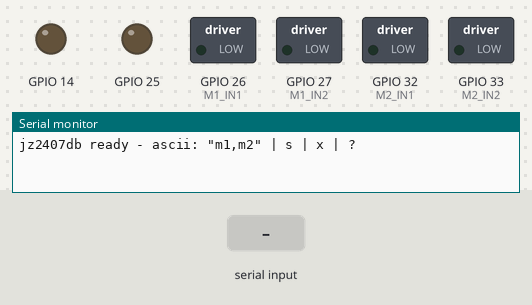
Simulated run of this sketch. Board: ESP32. Shown: switched loads named in the sketch (green lamp = pin HIGH), output pins drawn as LEDs (lit = HIGH), the last lines printed to the serial monitor. The test bench sets the inputs (shaded band).

Above: at 1.7 s.
1.8 s: "90 45\n" received over Serial
At 3.8 s:
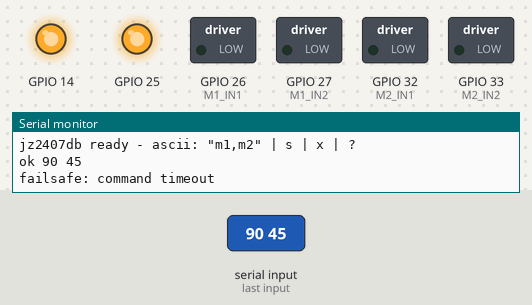
4.1 s: "s90\n" received over Serial
At 4.5 s:
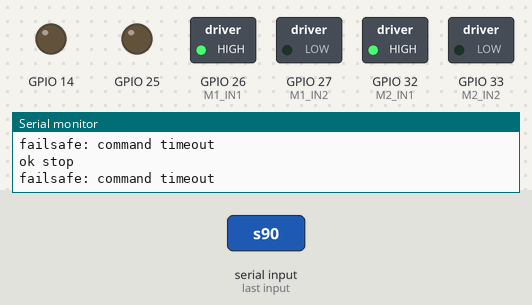
6.2 s: "30 150\n" received over Serial
At 6.35 s:
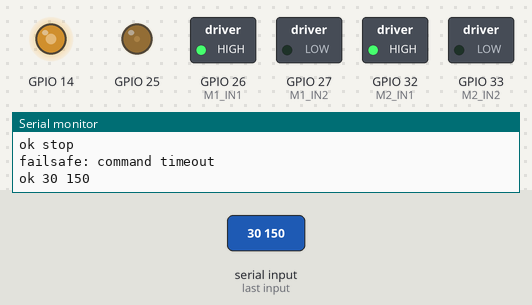
Timing chart, 0 to 9.2 s (numbered marks = the images above; inputs shaded):
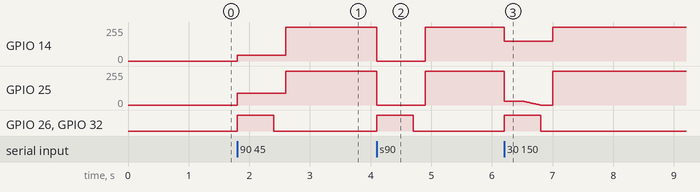

The sketch:

pingtung_contest.ino
```cpp
/*
 * JZ2407DB / MB-ELC-DUAL-MOTOR-DRV-7A  -  dual DC motor driver
 * ESP32 (LEDC hardware PWM), ramped braking, serial command interface.
 *
 * 24V 7A per channel, IN1/IN2 + EN interface.
 *
 * Control logic per channel:
 *   INx  INy  EN(PWM)   result
 *    0    0     0       coast (outputs disabled)
 *    0    0     1       brake (both low-side FETs on, motor shorted)
 *    0    0    PWM      PROPORTIONAL BRAKE - duty on EN sets holding force
 *    1    0    PWM      forward at duty
 *    0    1    PWM      reverse at duty
 *
 * The driver accepts 3.3V logic directly - no level shifter needed.
 *
 * Minimum valid pulse width on EN is 5 us. At the 5 kHz set below the period
 * is 200 us, so duty values under about 7/255 produce nothing.
 *
 * WIRING
 *   Driver VM / GND   -> 7..24 V supply
 *   Driver GND        -> ESP32 GND     (COMMON GROUND IS MANDATORY)
 *   Motor 1           -> OUT1 / OUT2
 *   Motor 2           -> OUT3 / OUT4
 *   Never power the motors from the ESP32 3V3 or VIN rail.
 *
 * WARNING: braking a spinning motor pushes current back toward the supply.
 * A battery absorbs it; a bench PSU will trip OVP. On a PSU keep the brake
 * ramp gentle and fit >= 1000 uF across the driver's supply pins.
 *
 * ============================ SERIAL PROTOCOL ============================
 * Two framings are accepted on the same port; the parser auto-detects which.
 *
 * A) BINARY (use this for a host program) - 7 bytes, little-endian:
 *
 *      0xAA  0xA5  |  int16 m1  |  int16 m2  |  uint8 crc8
 *      <-- sync -->   <------ 4 byte payload ------>  over payload only
 *
 *    crc8: poly 0x07, init 0x00, computed over the 4 payload bytes.
 *    Values are clamped to -255..255. Sign = direction, magnitude = duty.
 *    Python:  struct.pack('<BBhhB', 0xAA, 0xA5, m1, m2, crc)
 *
 * B) ASCII (use this from a serial monitor) - one line, newline terminated:
 *
 *      -120,255      or      -120 255
 *      s             stop now (slow brake profile)
 *      x             coast
 *      ?             print status
 *
 * FAILSAFE: if no valid command arrives within CMD_TIMEOUT_MS the slow brake
 * profile runs automatically. Keep the host sending, even when sending zeros.
 * ========================================================================
 */

// ---------------- pin map (safe GPIOs on a classic ESP32 DevKit) -------------
// Avoided: 0/2/5/12/15 (strapping), 6-11 (flash), 34-39 (input only).
const uint8_t M1_IN1 = 26;   // motor 1 direction A
const uint8_t M1_IN2 = 27;   // motor 1 direction B
const uint8_t M1_EN  = 25;   // motor 1 PWM

const uint8_t M2_IN1 = 32;   // motor 2 direction A
const uint8_t M2_IN2 = 33;   // motor 2 direction B
const uint8_t M2_EN  = 14;   // motor 2 PWM

// If a motor turns the wrong way, flip these instead of rewiring.
const bool M1_INVERT = false;
const bool M2_INVERT = false;

// ---------------- PWM config ----------------
const uint32_t PWM_FREQ = 5000;   // Hz
const uint8_t  PWM_RES  = 8;      // bits -> duty range 0..255

const uint8_t M1_CH = 0;          // LEDC channels (core 2.x only)
const uint8_t M2_CH = 1;

#if ESP_ARDUINO_VERSION_MAJOR >= 3
  #define PWM_SETUP(pin, ch)   ledcAttach((pin), PWM_FREQ, PWM_RES)
  #define PWM_WRITE(pin, ch, duty) ledcWrite((pin), (duty))
#else
  #define PWM_SETUP(pin, ch)   do { ledcSetup((ch), PWM_FREQ, PWM_RES); \
                                    ledcAttachPin((pin), (ch)); } while (0)
  #define PWM_WRITE(pin, ch, duty) ledcWrite((ch), (duty))
#endif

// ---------------- serial config ----------------
const uint32_t SERIAL_BAUD    = 115200;
const uint16_t CMD_TIMEOUT_MS = 300;    // failsafe window
const bool     SOFT_STOP_ON_ZERO = true;// commanded 0,0 -> ramped stop
const bool     ASCII_ACK      = true;   // echo "ok m1 m2" for ASCII commands

// ---------------- motor state ----------------
struct MotorState {
  bool dir;        // last commanded direction
  int  pwm;        // last commanded drive duty, 0..255
};
static MotorState st1 = {true, 0};
static MotorState st2 = {true, 0};

void brakeProfileCancel();               // fwd decl

// ---------------- core API ----------------
// directions: true = forward, false = reverse.  pwm: 0..255 (0 = hard brake).

void motor1(bool directions, int pwm) {
  if (pwm < 0)   pwm = 0;
  if (pwm > 255) pwm = 255;

  brakeProfileCancel();                 // an explicit command wins
  st1.dir = directions;
  st1.pwm = pwm;

  bool dir = M1_INVERT ? !directions : directions;

  if (pwm == 0) {                       // hard brake
    digitalWrite(M1_IN1, LOW);
    digitalWrite(M1_IN2, LOW);
    PWM_WRITE(M1_EN, M1_CH, 255);
    return;
  }

  digitalWrite(M1_IN1, dir ? HIGH : LOW);
  digitalWrite(M1_IN2, dir ? LOW  : HIGH);
  PWM_WRITE(M1_EN, M1_CH, pwm);
}

void motor2(bool directions, int pwm) {
  if (pwm < 0)   pwm = 0;
  if (pwm > 255) pwm = 255;

  brakeProfileCancel();
  st2.dir = directions;
  st2.pwm = pwm;

  bool dir = M2_INVERT ? !directions : directions;

  if (pwm == 0) {
    digitalWrite(M2_IN1, LOW);
    digitalWrite(M2_IN2, LOW);
    PWM_WRITE(M2_EN, M2_CH, 255);
    return;
  }

  digitalWrite(M2_IN1, dir ? HIGH : LOW);
  digitalWrite(M2_IN2, dir ? LOW  : HIGH);
  PWM_WRITE(M2_EN, M2_CH, pwm);
}

// ---------------- braking primitives ----------------
// strength 0..255: 0 = free coast, 255 = full short-circuit brake.
void motor1Brake(int strength) {
  strength = constrain(strength, 0, 255);
  digitalWrite(M1_IN1, LOW);
  digitalWrite(M1_IN2, LOW);
  PWM_WRITE(M1_EN, M1_CH, strength);
  st1.pwm = 0;
}

void motor2Brake(int strength) {
  strength = constrain(strength, 0, 255);
  digitalWrite(M2_IN1, LOW);
  digitalWrite(M2_IN2, LOW);
  PWM_WRITE(M2_EN, M2_CH, strength);
  st2.pwm = 0;
}

void motorsBrake() {                    // hard stop, immediate
  brakeProfileCancel();
  motor1Brake(255);
  motor2Brake(255);
}

void motorsCoast() {                    // outputs off, motors free-spin
  brakeProfileCancel();
  motor1Brake(0);
  motor2Brake(0);
}

// ---------------- slow brake profile (non-blocking) ----------------
enum BrakeStage : uint8_t { BRAKE_OFF, BRAKE_RELEASE, BRAKE_APPLY, BRAKE_HOLD };

static BrakeStage brakeStage   = BRAKE_OFF;
static uint32_t   brakeT0      = 0;
static uint16_t   brakeRelease = 0;
static uint16_t   brakeApply   = 0;
static uint8_t    brakeHold    = 255;
static int        brakeFrom1   = 0;
static int        brakeFrom2   = 0;
static bool       brakeDir1    = true;
static bool       brakeDir2    = true;

void brakeProfileCancel() { brakeStage = BRAKE_OFF; }

void motorsBrakeSlowStart(uint16_t releaseMs = 600,
                          uint16_t applyMs   = 400,
                          uint8_t  holdStrength = 255) {
  brakeFrom1   = st1.pwm;
  brakeFrom2   = st2.pwm;
  brakeDir1    = st1.dir;
  brakeDir2    = st2.dir;
  brakeRelease = releaseMs;
  brakeApply   = applyMs;
  brakeHold    = holdStrength;
  brakeT0      = millis();
  brakeStage   = (releaseMs > 0) ? BRAKE_RELEASE : BRAKE_APPLY;
}

// Swap for a different curve. Linear by default; smoothstep is commented.
static inline float brakeCurve(float t) {
  return t;
  // return t * t * (3.0f - 2.0f * t);
}

bool motorsBrakeSlowUpdate() {
  if (brakeStage == BRAKE_OFF || brakeStage == BRAKE_HOLD) return false;

  uint32_t elapsed = millis() - brakeT0;

  if (brakeStage == BRAKE_RELEASE) {
    float t = (brakeRelease == 0) ? 1.0f : (float)elapsed / brakeRelease;
    if (t >= 1.0f) {
      brakeStage = BRAKE_APPLY;
      brakeT0    = millis();
      motor1Brake(0);
      motor2Brake(0);
      return true;
    }
    float k = 1.0f - brakeCurve(t);
    bool d1 = M1_INVERT ? !brakeDir1 : brakeDir1;
    bool d2 = M2_INVERT ? !brakeDir2 : brakeDir2;
    digitalWrite(M1_IN1, d1 ? HIGH : LOW);
    digitalWrite(M1_IN2, d1 ? LOW  : HIGH);
    PWM_WRITE(M1_EN, M1_CH, (int)(brakeFrom1 * k));
    digitalWrite(M2_IN1, d2 ? HIGH : LOW);
    digitalWrite(M2_IN2, d2 ? LOW  : HIGH);
    PWM_WRITE(M2_EN, M2_CH, (int)(brakeFrom2 * k));
    return true;
  }

  // BRAKE_APPLY
  float t = (brakeApply == 0) ? 1.0f : (float)elapsed / brakeApply;
  if (t >= 1.0f) {
    motor1Brake(brakeHold);
    motor2Brake(brakeHold);
    brakeStage = BRAKE_HOLD;
    return false;
  }
  int s = (int)(brakeHold * brakeCurve(t));
  motor1Brake(s);
  motor2Brake(s);
  return true;
}

void motorsBrakeSlow(uint16_t releaseMs = 600,
                     uint16_t applyMs   = 400,
                     uint8_t  holdStrength = 255) {
  motorsBrakeSlowStart(releaseMs, applyMs, holdStrength);
  while (motorsBrakeSlowUpdate()) delay(2);
}

// ---------------- helpers ----------------
void motor1Signed(int speed) { motor1(speed >= 0, abs(speed)); }
void motor2Signed(int speed) { motor2(speed >= 0, abs(speed)); }

void drive(int throttle, int turn) {
  int left  = constrain(throttle + turn, -255, 255);
  int right = constrain(throttle - turn, -255, 255);
  motor1Signed(left);
  motor2Signed(right);
}

// ============================ SERIAL INTERFACE ============================

static int32_t  cmd1 = 0, cmd2 = 0;     // last accepted command
static uint32_t lastCmdMs = 0;          // for the failsafe
static bool     failsafeTripped = true; // start in the tripped state
static uint32_t pktGood = 0, pktBad = 0;

static uint8_t crc8(const uint8_t *data, uint8_t len) {
  uint8_t crc = 0x00;
  while (len--) {
    crc ^= *data++;
    for (uint8_t i = 0; i < 8; i++)
      crc = (crc & 0x80) ? (uint8_t)((crc << 1) ^ 0x07) : (uint8_t)(crc << 1);
  }
  return crc;
}

// One place where a decoded command becomes motor output.
void applyCommand(int32_t m1, int32_t m2) {
  m1 = constrain(m1, -255, 255);
  m2 = constrain(m2, -255, 255);
  cmd1 = m1;
  cmd2 = m2;
  lastCmdMs = millis();
  failsafeTripped = false;

  if (SOFT_STOP_ON_ZERO && m1 == 0 && m2 == 0) {
    // Only start a fresh ramp if one is not already running, otherwise a
    // stream of zeros would restart the profile every packet and never finish.
    if (brakeStage == BRAKE_OFF) motorsBrakeSlowStart(400, 300, 255);
    return;
  }

  motor1Signed(m1);
  motor2Signed(m2);
}

void printStatus() {
  Serial.printf("m1=%ld m2=%ld brake=%u age=%lums good=%lu bad=%lu\n",
                (long)cmd1, (long)cmd2, (unsigned)brakeStage,
                (unsigned long)(millis() - lastCmdMs),
                (unsigned long)pktGood, (unsigned long)pktBad);
}

// ---- ASCII line parser: "-120,255", "-120 255", "s", "x", "?" ----
static void handleAsciiLine(char *line) {
  // trim leading space
  while (*line == ' ' || *line == '\t') line++;
  if (*line == '\0' || *line == '\r') return;

  if (line[0] == 's' || line[0] == 'S') { motorsBrakeSlowStart(); lastCmdMs = millis(); failsafeTripped = false; if (ASCII_ACK) Serial.println("ok stop"); return; }
  if (line[0] == 'x' || line[0] == 'X') { motorsCoast();          lastCmdMs = millis(); failsafeTripped = false; if (ASCII_ACK) Serial.println("ok coast"); return; }
  if (line[0] == '?')                   { printStatus(); return; }

  char *end1 = nullptr;
  long v1 = strtol(line, &end1, 10);
  if (end1 == line) { pktBad++; if (ASCII_ACK) Serial.println("err parse"); return; }

  while (*end1 == ',' || *end1 == ' ' || *end1 == '\t' || *end1 == ';') end1++;

  char *end2 = nullptr;
  long v2 = strtol(end1, &end2, 10);
  if (end2 == end1) { pktBad++; if (ASCII_ACK) Serial.println("err parse"); return; }

  pktGood++;
  applyCommand(v1, v2);
  if (ASCII_ACK) Serial.printf("ok %ld %ld\n", (long)cmd1, (long)cmd2);
}

// ---- combined reader: binary state machine + ASCII fallback ----
const uint8_t PKT_SYNC1 = 0xAA;
const uint8_t PKT_SYNC2 = 0xA5;

enum RxState : uint8_t { RX_IDLE, RX_SYNC2, RX_PAYLOAD, RX_CRC };
static RxState rxState = RX_IDLE;
static uint8_t rxBuf[4];
static uint8_t rxIdx = 0;

static char    lineBuf[48];
static uint8_t lineIdx = 0;

void serialPoll() {
  while (Serial.available()) {
    uint8_t b = Serial.read();

    // ---- binary path ----
    switch (rxState) {
      case RX_SYNC2:
        if (b == PKT_SYNC2) { rxState = RX_PAYLOAD; rxIdx = 0; continue; }
        if (b == PKT_SYNC1) { continue; }   // 0xAA 0xAA... keep waiting
        rxState = RX_IDLE;
        // not our packet - fall through so the byte is still parsed as ASCII
        break;

      case RX_PAYLOAD:
        rxBuf[rxIdx++] = b;
        if (rxIdx >= 4) rxState = RX_CRC;
        continue;

      case RX_CRC: {
        rxState = RX_IDLE;
        if (crc8(rxBuf, 4) == b) {
          int16_t m1 = (int16_t)((uint16_t)rxBuf[0] | ((uint16_t)rxBuf[1] << 8));
          int16_t m2 = (int16_t)((uint16_t)rxBuf[2] | ((uint16_t)rxBuf[3] << 8));
          pktGood++;
          applyCommand(m1, m2);
        } else {
          pktBad++;                     // bad CRC - drop it, do NOT act on it
        }
        continue;
      }

      case RX_IDLE:
      default:
        if (b == PKT_SYNC1) { rxState = RX_SYNC2; continue; }
        break;
    }

    // ---- ASCII path ----
    if (b == '\n' || b == '\r') {
      if (lineIdx > 0) {
        lineBuf[lineIdx] = '\0';
        handleAsciiLine(lineBuf);
        lineIdx = 0;
      }
    } else if (lineIdx < sizeof(lineBuf) - 1) {
      lineBuf[lineIdx++] = (char)b;
    } else {
      lineIdx = 0;                      // overlong garbage - resync
      pktBad++;
    }
  }
}

// Failsafe: no valid command in CMD_TIMEOUT_MS -> ramp to a stop.
void failsafeCheck() {
  if (failsafeTripped) return;
  if (millis() - lastCmdMs > CMD_TIMEOUT_MS) {
    failsafeTripped = true;
    cmd1 = cmd2 = 0;
    motorsBrakeSlowStart(300, 200, 255);   // short ramp - this is a fault stop
    Serial.println("failsafe: command timeout");
  }
}

// ---------------- setup / loop ----------------
void setup() {
  pinMode(M1_IN1, OUTPUT);
  pinMode(M1_IN2, OUTPUT);
  pinMode(M2_IN1, OUTPUT);
  pinMode(M2_IN2, OUTPUT);

  // Drive the direction pins low before the PWM channels come up.
  digitalWrite(M1_IN1, LOW); digitalWrite(M1_IN2, LOW);
  digitalWrite(M2_IN1, LOW); digitalWrite(M2_IN2, LOW);

  PWM_SETUP(M1_EN, M1_CH);
  PWM_SETUP(M2_EN, M2_CH);
  motorsCoast();                        // safe state before the supply settles

  Serial.begin(SERIAL_BAUD);
  delay(500);                           // let the driver's logic supply come up
  Serial.println("jz2407db ready - ascii: \"m1,m2\" | s | x | ?");
}

void loop() {
  serialPoll();                         // decode whatever arrived
  failsafeCheck();                      // stop if the host went quiet
  motorsBrakeSlowUpdate();              // advance any running brake ramp

  // ... your own periodic work goes here. Keep it non-blocking; no delay()
  // longer than a few ms, or the failsafe timing gets sloppy.
}
```

Measured:
- after the input at 1.8 s, GPIO 14: 0/255 → 45/255 at once, → 255/255 0.80 s later; GPIO 25: 0/255 → 90/255 at once, → 255/255 0.80 s later; GPIO 26 (M1_IN1), GPIO 32 (M2_IN1): LOW → HIGH at once, → LOW 0.60 s later
- after the input at 4.1 s, GPIO 14, GPIO 25: 255/255 → 0/255 at once, → 255/255 0.80 s later; GPIO 26 (M1_IN1), GPIO 32 (M2_IN1): LOW → HIGH at once, → LOW 0.60 s later
- after the input at 6.2 s, GPIO 14: 255/255 → 149/255 at once, → 255/255 0.80 s later; GPIO 26 (M1_IN1), GPIO 32 (M2_IN1): LOW → HIGH at once, → LOW 0.60 s later
